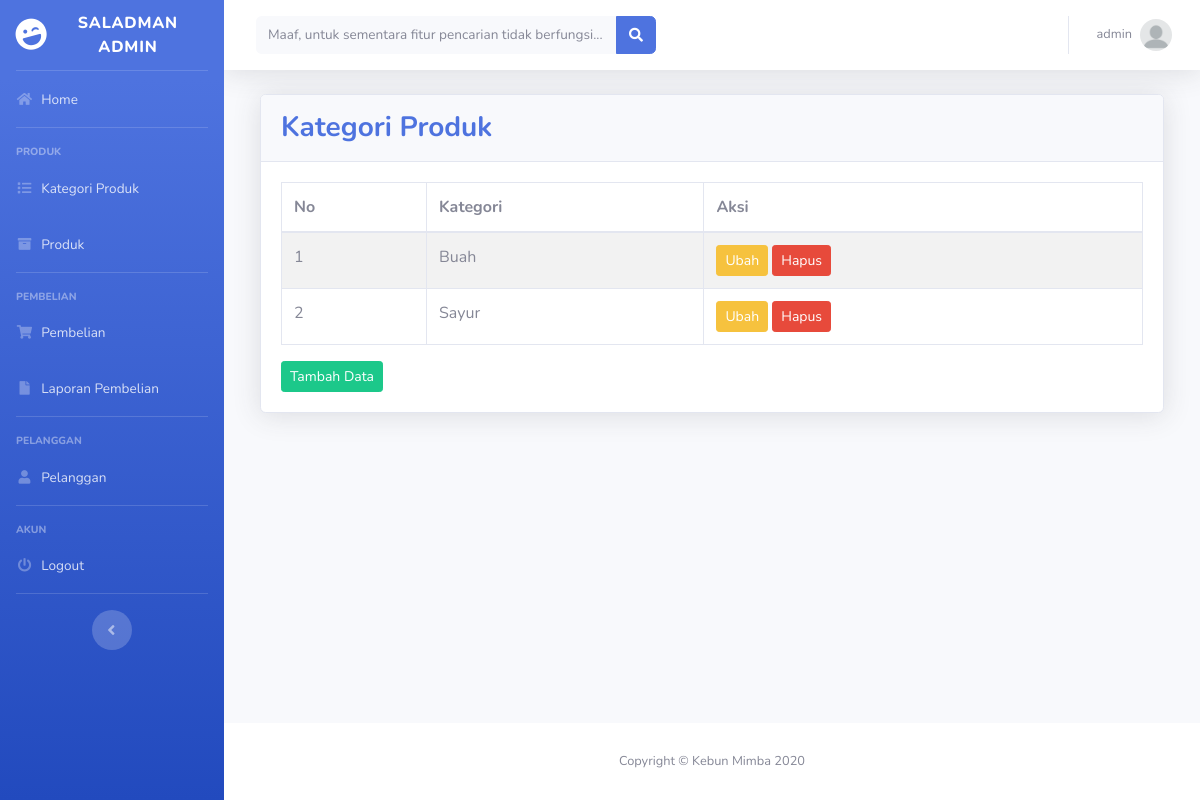
/admin/index.php?halaman=kategori (signed in), run on an earlier commit of the app's database.
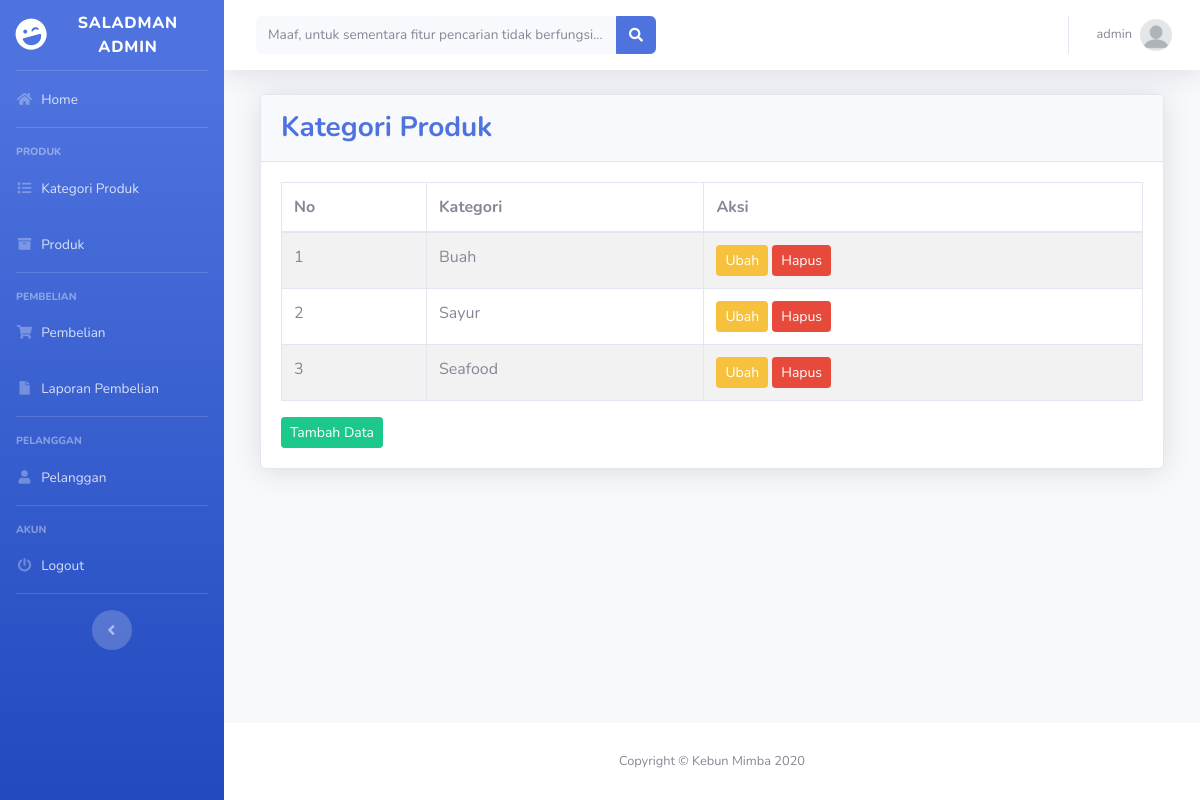
And on a later commit of the database.
### tables this page shows
CREATE TABLE `kategori` (
  `id_kategori` int(5) NOT NULL,
  `nama_kategori` varchar(100) NOT NULL
);

### admin/kategori.php (the view)
<?php
    $semuadata  = array();
    $query      = $koneksi->query("SELECT * FROM kategori");
    while($data = $query->fetch_assoc())
    {
        $semuadata[] = $data;
    }
?>
<div class="container-fluid">
    <div class="card shadow mb-4">
        <div class="card-header py-3">
            <h3 class="m-0 font-weight-bold text-primary">Kategori Produk</h3>
        </div>
        <div class="card-body">
            <div class="table-responsive">
                <table class="table table-bordered table-striped" id="dataTable" width="100%" cellspacing="0">
                    <thead>
                        <tr>
                            <th>No</th>
                            <th>Kategori</th>
                            <th>Aksi</th>
                        </tr>
                    </thead>
                    <tbody>
                        <?php foreach ($semuadata as $key =>$value): ?>
                            <tr>
                                <td><?php echo $key+1 ?></td>
                                <td><?php echo $value["nama_kategori"] ?></td>
                                <td>
                                    <a href="index.php?halaman=ubah-kategori&id=<?php echo $value['id_kategori']; ?>" class="btn btn-warning btn-sm">Ubah</a>
                                    <a href="index.php?halaman=hapus-kategori&id=<?php echo $value['id_kategori']; ?>" class="btn btn-danger btn-sm">Hapus</a>
                                </td>
                            </tr>
                        <?php endforeach ?>
                    </tbody>
                </table>
                <a href="index.php?halaman=tambah-kategori" class="btn btn-success btn-sm">Tambah Data</a>
            </div>
        </div>
    </div>
</div>

What changed in the data, as far as the page shows it:
added kategori: nama_kategori "Seafood"
